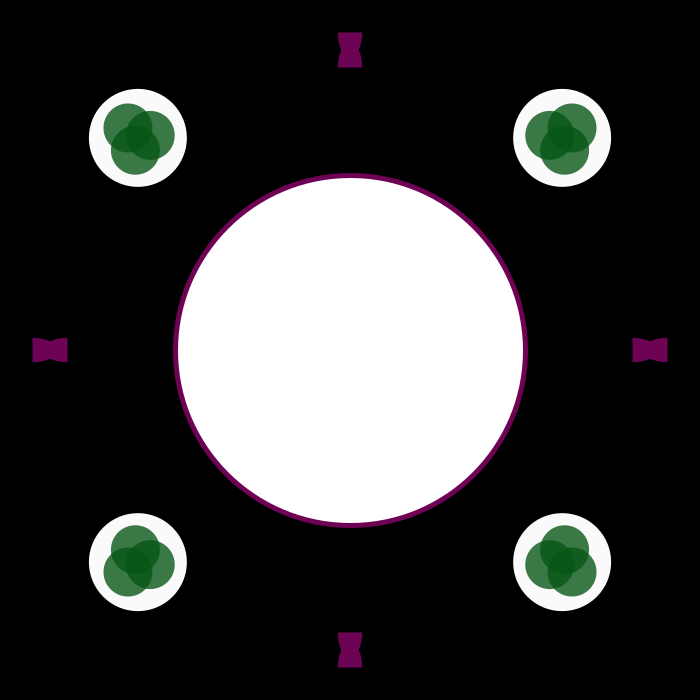
Frame 1 (no input)
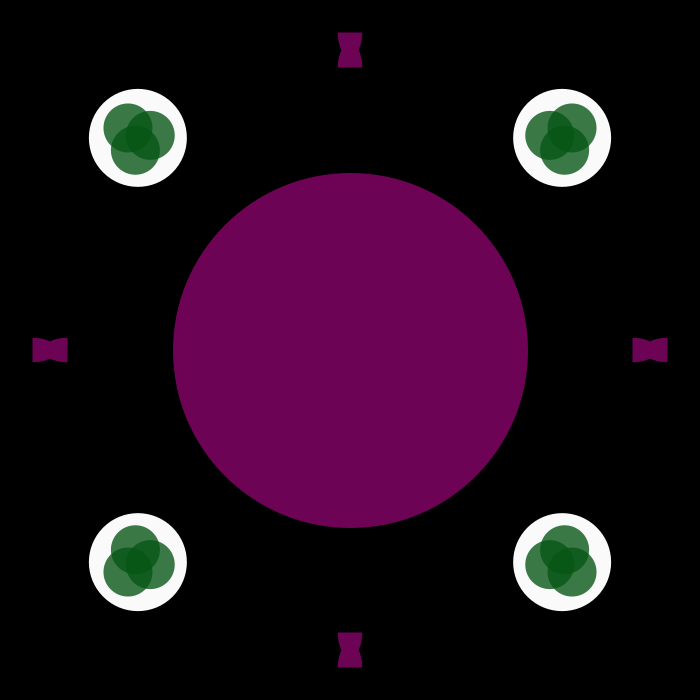
Frame 60 (the mouse pressed at the canvas centre just before this capture)
Frame 120 (the mouse held since frame 60 and released just before this capture): identical to frame 60, image omitted

The Processing sketch that drew these frames (run headless with seeded random() and noise(); from frame 60 on, the mouse is pressed at the canvas centre):

// Processing sketch: processing_187276
// ── processing_187276.pde

void setup() {
  size(700, 700);
}
void draw() {
  background(0);
  translate(0.5*width, 0.5*height);

  //circle
  stroke(110, 3, 86);
  strokeWeight(5);
  ellipse(0, 0, 0.5*width, 0.5*height);

  //circle stamp

  stamp(new Circle(), 4, 300, 0.7, QUARTER_PI);

  stamp(new Hourglass(), 4, 300, 0.7, HALF_PI);
}


//design: circle stamp
class Circle implements Pattern {
  void draw() {
    color greenColor = color(5, 86, 20, 200);
    float inWidth = 0.1*width;
    float inHeight = 0.1*height;

    noStroke();
    fill(250);
    ellipse(0, 0, 0.2*width, 0.2*height);
    fill(greenColor);
    ellipse(0, -20, inWidth, inHeight);
    ellipse(15, 10, inWidth, inHeight);
    ellipse(-15, 10, inWidth, inHeight);
  }
}

//design: hourglass
class Hourglass implements Pattern {
  void draw() {
    color purpleColor = color(110, 3, 86, 250);
    float width2 = 0.05*width;
    float height2 = 0.1*height;

    noStroke();
    fill(purpleColor);
    arc(0, 25, width2, height2, PI, TWO_PI);
    arc(0, -25, width2, height2, QUARTER_PI-QUARTER_PI, PI);
  }
}


//******************************************************
// Do not make any changes below this line
//******************************************************

interface Pattern { 
  void draw();
}

/*
 * render 'number' copies of the model pattern, with each drawn at
 * given radius from center and at given scale, and with the first
 * placed at angle theta.
 */
void stamp(Pattern model, int number, float radius, float scale, float theta) {
  float incr = TWO_PI/number;
  for (int j=0; j<number; j++) {
    pushMatrix();
    rotate(theta + incr*j);
    translate(radius, 0);
    scale(scale);
    rotate(HALF_PI);
    model.draw();
    popMatrix();
  }
}


void star(int pointCount, float innerRadius, float outerRadius) {
  float theta = 0.0;
  // point count is 1/2 of total vertex count
  int vertCount = pointCount*2;
  float thetaRot = TWO_PI/vertCount;
  float tempRadius = 0.0;
  float x = 0.0, y = 0.0;

  beginShape();
  for (int i=0; i<pointCount; i++) {
    for (int j=0; j<2; j++) {
      tempRadius = innerRadius;

      // true if j is even
      if (j%2==0) {
        tempRadius = outerRadius;
      }

      x = cos(theta)*tempRadius;
      y = sin(theta)*tempRadius;
      vertex(x, y);
      theta += thetaRot;
    }
  }
  endShape(CLOSE);
}

void regularPolygon(int sideCount, float radius) {
  float theta = 0.0;
  beginShape();
  for (int i=0; i < sideCount; i++) {
    float x = radius * cos(theta);
    float y = radius * sin(theta);
    vertex(x, y);
    theta += TWO_PI / sideCount;
  }
  endShape(CLOSE);
}
